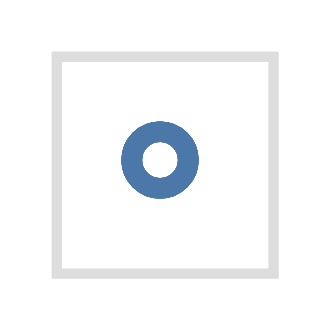

Express this chart as Vega-Lite.
### Vega specification from a JSON file in a GitHub repository (floating-point values rounded to 4 significant figures)
{"$schema": "https://vega.github.io/schema/vega/v3.0.json", "autosize": "pad", "padding": 5, "style": "cell", "data": [{"name": "source_0", "values": [{"a": "C", "b": 2}, {"a": "C", "b": 7}, {"a": "C", "b": 4}, {"a": "D", "b": 1}, {"a": "D", "b": 2}, {"a": "D", "b": 6}, {"a": "E", "b": 8}, {"a": "E", "b": 4}, {"a": "E", "b": 7}]}], "signals": [{"name": "width", "update": "21"}, {"name": "height", "update": "21"}], "marks": [{"name": "marks", "type": "symbol", "style": ["point"], "from": {"data": "source_0"}, "encode": {"update": {"x": {"signal": "width", "mult": 0.5}, "y": {"signal": "height", "mult": 0.5}, "stroke": {"value": "#4c78a8"}, "fill": {"value": "transparent"}, "opacity": {"value": 0.7}}}}], "config": {"axis": {"domainColor": "#888", "tickColor": "#888"}, "axisY": {"minExtent": 30}}}
